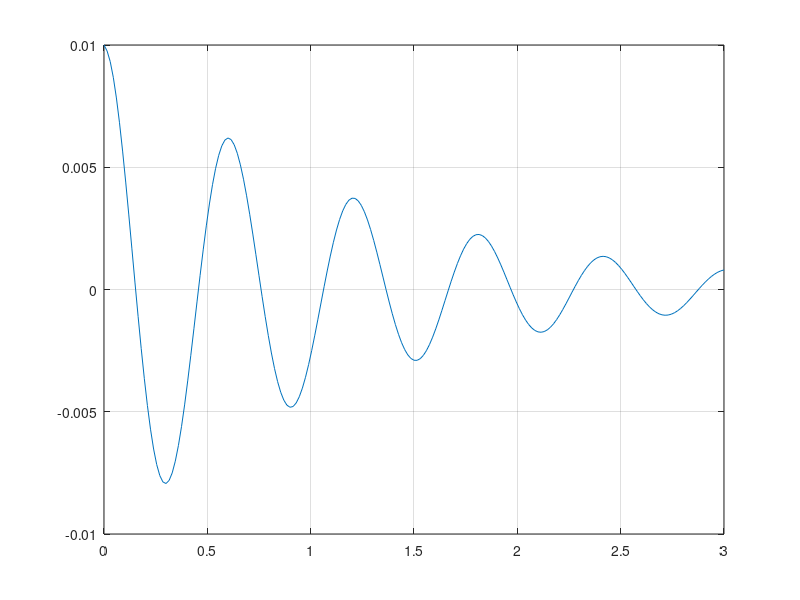

Write MATLAB code to recreate this figure.
%%%%%%%%%%%%%%%%%%%%%%%%%%%%%%%%%%%%%%%%%%%%%%%%%%%%%%%%%%%%%%%%
%| Script by Dr. Fabian Denner, f.denner09@imperial.ac.uk,    |%
%|   Dept. Mechanical Engineering, Imperial College London    |%
%|============================================================|%
%| Script to calculate the dispersion of a single capillary   |%
%| wave based on the analytical initial-value solution of     |%
%| Prosperetti (Phys. Fluids 24, 1981, pp. 1217-1223) for     |%
%| two-fluid cases with equal kinematic viscosity and         |%
%| one-fluid cases (setting density and viscosity of the      |%
%| upper fluid to 0).                                         |%
%%%%%%%%%%%%%%%%%%%%%%%%%%%%%%%%%%%%%%%%%%%%%%%%%%%%%%%%%%%%%%%%

clc; 
clear;
close all;

%--------------------------------------------------------------
%   Input data.
%--------------------------------------------------------------

% Density upper fluid [kg/m^3]
rhoU = 1.0;
% Viscosity upper fluid [Pa s]
muU = 0.01;

% Density lower fluid [kg/m^3]
rhoL = 1.0;    
% Viscosity lower fluid [Pa s]
% muL = 1.0e-3;       

% Surface tension [N/m]
sigma = 1.;  

% gravity
gravity = 1.0;

% Wavelength [m]
l = 1;    
% Wavenumber [1/m]
k = 2*pi/l;     
% Time steps per period [s]
dtpp = 200;
% Output file name
filename = './capillaryWave';

%--------------------------------------------------------------
%   Calculation of constants for a cosine wave 
%   with a0 = amplitude and no initial velocity (u0 = 0)
%--------------------------------------------------------------

% Density ratio
beta = rhoL * rhoU / ((rhoL + rhoU)^2);
% Kinematic viscosity
v    = muU / rhoU;                      
% Square of inviscid angular freq.
wSq  = sigma * k^3 / (rhoL + rhoU) + gravity*k*(rhoL-rhoU)/(rhoL + rhoU);     
% Initial amplitude
a0   = 0.01;                            
% Initial velocity of center point
u0   = 0;        
% Characteristic timescale
% tau = 1/sqrt(wSq);
tau = 3;
% Time step (different per case!)
% dt = 1.0e-5;   
dt = tau/dtpp;

% Dimensionless viscosity
epsil = v*k^2/sqrt(wSq);

%--------------------------------------------------------------
%   Calculation of roots z1, z2, z3 and z4.
%--------------------------------------------------------------

p1 = 1;
p2 = -4*beta*sqrt(k^2*v);
p3 = 2*(1-6*beta)*k^2*v;
p4 = 4*(1-3*beta)*(k^2*v)^(3/2);
p5 = (1-4*beta)*v^2*k^4 + wSq;

p = [p1 p2 p3 p4 p5];

% Vector with the four roots z1, z2, z3 and z4
z = roots(p);       

%--------------------------------------------------------------
%   Calculation of interface height h.
%--------------------------------------------------------------

t = 0:dt:tau;

part0 = 4*(1-4*beta)*v^2*k^4/(8*(1-4*beta)*v^2*k^4 + wSq) * a0 * ...
        erfc(sqrt(v*k^2*t));

Z1 = (z(2)-z(1))*(z(3)-z(1))*(z(4)-z(1));
part1 = z(1)/Z1 * (wSq*a0/(z(1)^2 - v*k^2) - u0) * exp((z(1)^2-v*k^2)*t) .* ...
        erfc(real(z(1))*sqrt(t));

Z2 = (z(1)-z(2))*(z(3)-z(2))*(z(4)-z(2));
part2 = z(2)/Z2 * (wSq*a0/(z(2)^2 - v*k^2) - u0) * exp((z(2)^2-v*k^2)*t) .* ...
        erfc(real(z(2))*sqrt(t));

Z3 = (z(1)-z(3))*(z(2)-z(3))*(z(4)-z(3));
part3 = z(3)/Z3 * (wSq*a0/(z(3)^2 - v*k^2) - u0) * exp((z(3)^2-v*k^2)*t) .* ...
        erfc(real(z(3))*sqrt(t));

Z4 = (z(1)-z(4))*(z(2)-z(4))*(z(3)-z(4));
part4 = z(4)/Z4 * (wSq*a0/(z(4)^2 - v*k^2) - u0) * exp((z(4)^2-v*k^2)*t) .* ...
        erfc(real(z(4))*sqrt(t));

h = part0 + part1 + part2 + part3 + part4;

%--------------------------------------------------------------
%   Output
%--------------------------------------------------------------
t_h = [t;h];
plot(t,h)
axis([0 tau -a0 a0])
y_val=get(gca,'YTick');    %为了获得y轴句柄
y_str=num2str(y_val');     %为了将数字转换为字符数组
set(gca,'YTickLabel',y_str);     %显示

hold on
grid on
% mat=[t;h];
% csvwrite(filename,transpose(mat))
disp('end of the file')
